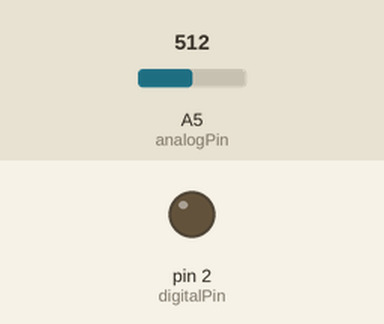
The sketch below on a simulated Arduino Uno, built with avr-gcc and run on an emulated ATmega328P. On the bench: output pins drawn as LEDs (lit = HIGH). The inputs (shaded band) are chosen by the test bench; at power-on: A5 (analogPin) = 512.

Above: at 1.2 s.
1.3 s: A5 (analogPin) set to 911
2.8 s: A5 (analogPin) set to 932
At 4.0 s:
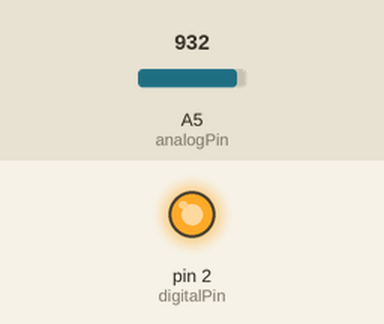
4.3 s: A5 (analogPin) set to 900
At 5.4 s:
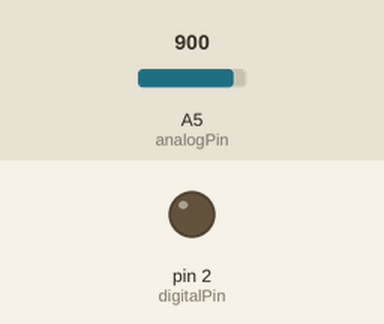
5.8 s: A5 (analogPin) set to 1023
At 6.7 s:
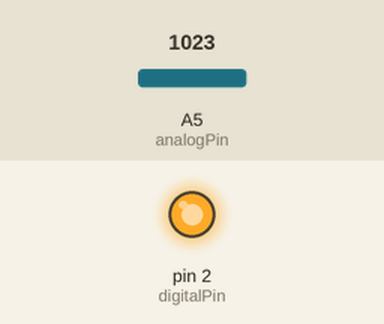
Timing chart, 0 to 8.3 s (numbered marks = the images above; inputs shaded):
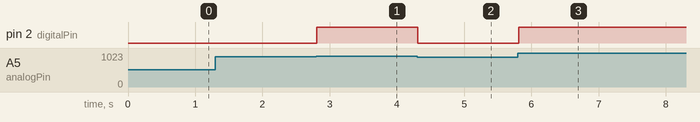

The sketch:

9V-Low_Voltage-Cuttoff_Nano.ino
```cpp
const int analogPin = A5;  // Analog input pin that the voltage divider is connected to
const int digitalPin = 2;  // Digital output pin that the optocoupler is connected to
const float referenceVoltage = 5.0;  // Reference voltage of the Arduino (typically 5V)
const float voltageDividerFactor = 2.0;  // Factor for the voltage divider (R1 = R2, so factor is 2)

void setup() {
  pinMode(digitalPin, OUTPUT);  // Set the digital pin as output
}

void loop() {
  int analogValue = analogRead(analogPin);  // Read the analog value (0-1023)
  float voltage = (analogValue / 1023.0) * referenceVoltage * voltageDividerFactor;  // Calculate the actual voltage

  if (voltage > 9.0) {
    digitalWrite(digitalPin, HIGH);  // Set the digital pin high if the voltage is above 9V
  } else {
    digitalWrite(digitalPin, LOW);  // Set the digital pin low if the voltage is below 9V
  }

  delay(100);  // Delay for a short period of time before the next reading
}
```

Measured:
- the behaviour switches between 920 and 921 on A5 (analogPin) (found by bisection; images 0 and 1)
- after the input at 1.3 s, every drawn part: stays the same
- after the input at 2.8 s, pin 2 (digitalPin): LOW → HIGH at once
- after the input at 4.3 s, pin 2 (digitalPin): HIGH → LOW at once
- after the input at 5.8 s, pin 2 (digitalPin): LOW → HIGH at once
